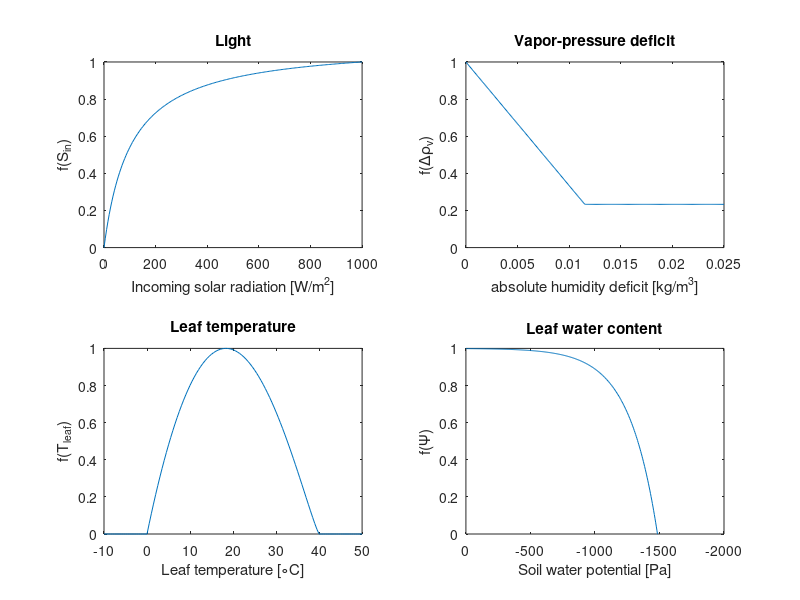

MATLAB code for this plot:
% Leaf resistances
% Following Dingman (2002) and STewart (1988)
% R. B. Zweigel, December 2021

figure

%% Light
Sin = 0:5:1000;
f_Sin = 1.1046.*Sin./(Sin + 104.4);

subplot(2,2,1)
plot(Sin,f_Sin)
title('Light')
xlabel('Incoming solar radiation [W/m^2]')
ylabel('f(S_{in})')
ylim([0 1])

%% Vapor-pressure deficit
d_rho_v = 0:0.0001:0.025;
f_d_rho_v = 0.233.*ones(size(d_rho_v));
I = d_rho_v <= 0.01152;
f_d_rho_v(I) = 1-66.6.*d_rho_v(I);

subplot(2,2,2)
plot(d_rho_v,f_d_rho_v)
title('Vapor-pressure deficit')
xlabel('absolute humidity deficit [kg/m^3]')
ylabel('f(\Delta\rho_v)')
ylim([0 1])

%% Leaf temperature
T = -10:.5:50;
f_T = zeros(size(T));
I = T>=0 & T<=40;
f_T(I) = T(I).*(40-T(I)).^1.18 ./ 691;

subplot(2,2,3)
plot(T,f_T)
title('Leaf temperature')
xlabel('Leaf temperature [{\circ}C]')
ylabel('f(T_{leaf})')
ylim([0 1])

%% Leaf water content
psi = 0:-5:-1500;
psi_wp = -1500;
f_psi = 1 - 0.00119.*exp(.81.*8.4.*psi./psi_wp);

subplot(2,2,4)
plot(psi,f_psi)
set(gca,'Xdir','reverse')
title('Leaf water content')
xlabel('Soil water potential [Pa]')
ylabel('f(\Psi)')
ylim([0 1])
% xlim([0 -1500])
